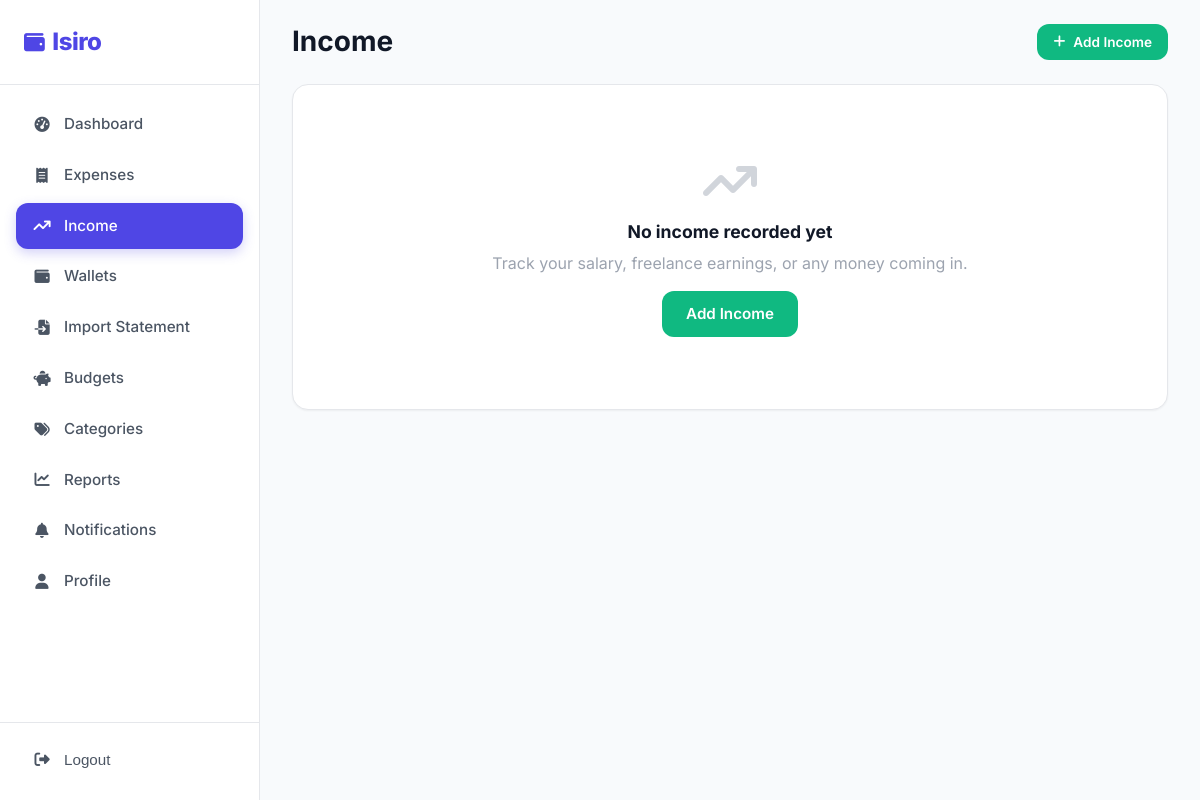
Page /income/ (signed in) on the earlier database version.
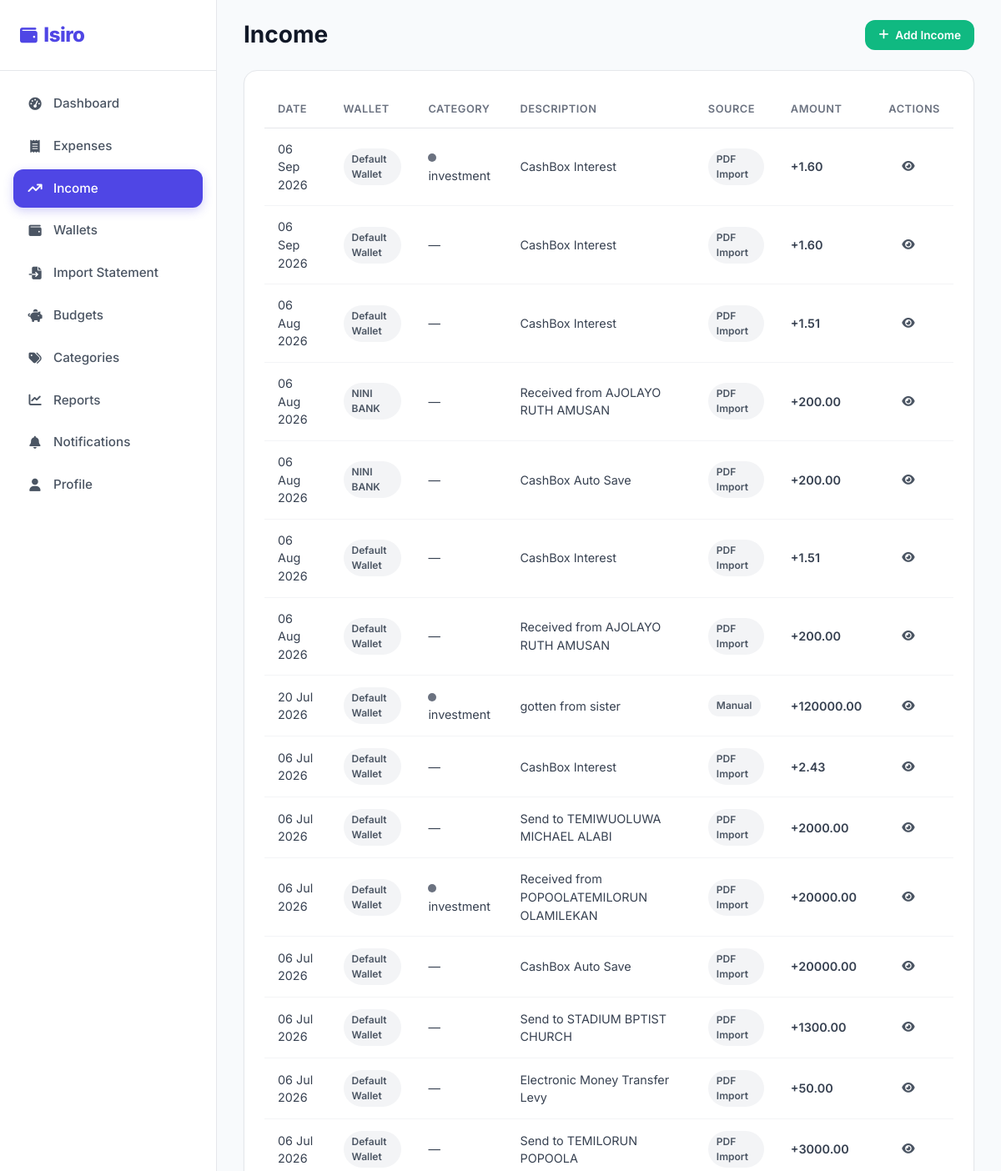
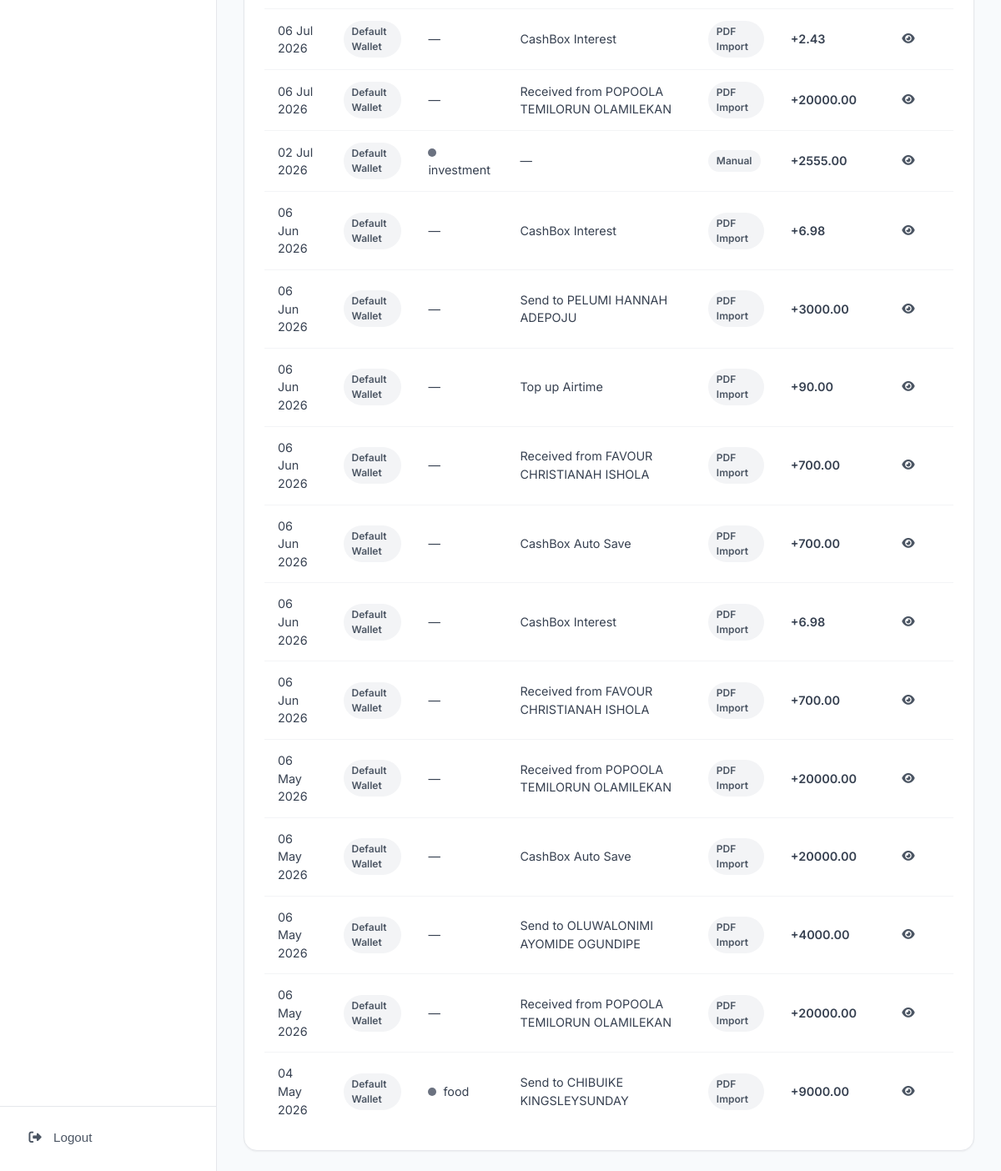
Same page on the later database version (2 pictures, top to bottom).
### expenses/models.py (models this page shows, shortened)
class Expense(models.Model):
    class TransactionType(models.TextChoices):
        EXPENSE = "expense", "Expense"
        INCOME = "income", "Income"
    class Source(models.TextChoices):
        MANUAL = "manual", "Manual"
        PDF = "pdf", "PDF Import"
        CSV = "csv", "CSV Import"
        OCR = "ocr", "OCR Import"
    class PaymentMethod(models.TextChoices):
        CASH = "cash", "Cash"
        CARD = "card", "Card"
        BANK = "bank", "Bank Transfer"
        MOBILE = "mobile", "Mobile Money"
        OTHER = "other", "Other"
    class Status(models.TextChoices):
        PENDING = "pending", "Pending"
        COMPLETED = "completed", "Completed"
        FAILED = "failed", "Failed"
    user = models.ForeignKey(
        settings.AUTH_USER_MODEL,
        on_delete=models.CASCADE,
        related_name="expenses",
    )
    wallet = models.ForeignKey(
        Wallet,
        on_delete=models.CASCADE,
        related_name="expenses",
    )
    amount = models.DecimalField(max_digits=12, decimal_places=2)
    date = models.DateField()
    category = models.ForeignKey(
        Category, on_delete=models.SET_NULL, null=True, related_name="expenses",
    )
    description = models.CharField(max_length=255, blank=True)
    transaction_type = models.CharField(
        max_length=10, choices=TransactionType.choices, default=TransactionType.EXPENSE,
    )
    payment_method = models.CharField(
        max_length=10, choices=PaymentMethod.choices, default=PaymentMethod.CASH,
    )
    source = models.CharField(
        max_length=10, choices=Source.choices, default=Source.MANUAL,
    )
    attachment = models.FileField(
        upload_to="attachments/", blank=True, null=True)
    merchant_name = models.CharField(max_length=150, blank=True)
    location = models.CharField(max_length=255, blank=True)
    notes = models.TextField(blank=True)
    status = models.CharField(
        max_length=10, choices=Status.choices, default=Status.COMPLETED,
    )
    created_at = models.DateTimeField(auto_now_add=True)
    updated_at = models.DateTimeField(auto_now=True)
    class Meta:
        ordering = ["-date", "-created_at"]
        indexes = [
            models.Index(fields=["user", "date"]),
            models.Index(fields=["user", "transaction_type"]),
        ]

class Wallet(models.Model):
    class AccountType(models.TextChoices):
        CASH = "cash", "Cash"
        BANK = "bank", "Bank Account"
        MOBILE = "mobile", "Mobile Money"
        CARD = "card", "Credit Card"
        SAVINGS = "savings", "Savings"
        OTHER = "other", "Other"
    user = models.ForeignKey(
        settings.AUTH_USER_MODEL,
        on_delete=models.CASCADE,
        related_name="wallets",
    )
    name = models.CharField(max_length=120)
    account_type = models.CharField(
        max_length=12,
        choices=AccountType.choices,
        default=AccountType.CASH,
    )
    opening_balance = models.DecimalField(
        max_digits=12, decimal_places=2, default=0)
    current_balance = models.DecimalField(
        max_digits=12, decimal_places=2, default=0)
    currency = models.CharField(max_length=10, default="USD")
    description = models.CharField(max_length=255, blank=True)
    is_active = models.BooleanField(default=True)
    created_at = models.DateTimeField(auto_now_add=True)
    updated_at = models.DateTimeField(auto_now=True)
    class Meta:
        ordering = ["name"]
        constraints = [
            models.UniqueConstraint(
                fields=["user", "name"], name="unique_wallet_name_per_user"),
        ]

class Category(models.Model):
    name = models.CharField(max_length=80)
    icon = models.CharField(max_length=50, default="fa-tag")
    color = models.CharField(max_length=20, default="#6B7280")
    is_default = models.BooleanField(default=False)
    user = models.ForeignKey(
        settings.AUTH_USER_MODEL,
        on_delete=models.CASCADE,
        related_name="categories",
        null=True,
        blank=True,
    )
    created_at = models.DateTimeField(auto_now_add=True)
    class Meta:
        verbose_name_plural = "Categories"
        ordering = ["name"]
        constraints = [
            models.UniqueConstraint(
                fields=["name", "user"], name="unique_category_per_user",
            ),
        ]

### expenses/views_income.py (the view)
class IncomeListView(LoginRequiredMixin, View):
    login_url = "users:login"
    template_name = "income/income_list.html"
    def get(self, request):
        incomes = Expense.objects.filter(
            user=request.user,
            transaction_type=Expense.TransactionType.INCOME,
        ).select_related("category")
        return render(request, self.template_name, {"incomes": incomes, "currency": request.user.currency})

### templates/income/income_list.html (shortened to what this page needs)
{% extends "base.html" %}
{% load static %}
{% block body_class %}app-page{% endblock %}
{% block content %}
<div class="app-layout">
  {% include "partials/sidebar.html" with active="income" %}
  <main class="main-content">
    <div class="topbar">
      <div style="display: flex; align-items: center; gap: 16px">
        <h1>Income</h1>
      </div>
      <div class="topbar-actions">
        <a href="{% url 'income:income_add' %}" class="btn btn-success btn-sm">
          <i class="fas fa-plus"></i> Add Income
        </a>
      </div>
    </div>
    <div class="txn-section">
      {% if incomes %}
      <div class="table-wrap">
        <table class="data-table">
          <thead>
            <tr>
              <th>Date</th>
              <th>Wallet</th>
              <th>Category</th>
              <th>Description</th>
              <th>Source</th>
              <th>Amount</th>
              <th>Actions</th>
            </tr>
          </thead>
          <tbody>
            {% for i in incomes %}
            <tr>
              <td>{{ i.date|date:"d M Y" }}</td>
              <td>
                {% if i.wallet %}<span class="badge badge-source"
                  >{{ i.wallet.name }}</span
                >{% else %}—{% endif %}
              </td>
              <td>
                {% if i.category %}<span
                  class="cat-dot"
                  style="background:{{ i.category.color }};"
                ></span
                >{{ i.category.name }}{% else %}—{% endif %}
              </td>
              <td>
                <a
                  href="{% url 'income:income_detail' i.id %}"
                  style="color: inherit"
                  >{{ i.description|default:"—" }}</a
                >
              </td>
              <td>
                <span class="badge badge-source"
                  >{{ i.get_source_display }}</span
                >
              </td>
              <td class="amount-income">+{{ i.amount|floatformat:2 }}</td>
              <td>
                <a
                  href="{% url 'income:income_detail' i.id %}"
                  class="btn btn-ghost btn-sm"
                  ><i class="fas fa-eye"></i
                ></a>
              </td>
            </tr>
            {% endfor %}
          </tbody>
        </table>
      </div>
      {% else %}
      <div class="empty-state">
        <i class="fas fa-arrow-trend-up"></i>
        <h3>No income recorded yet</h3>
        <p>Track your salary, freelance earnings, or any money coming in.</p>
        <a
          href="{% url 'income:income_add' %}"
          class="btn btn-success"
          style="margin-top: 16px"
          ><span class="btn-text">Add Income</span></a
        >
      </div>
      {% endif %}
    </div>
  </main>
</div>
{% include "partials/bottom_nav.html" with active="income" %} {% endblock %}

Differences in the rows shown:
added Expense: date "06 Sep 2026", wallet.name "Default Wallet", category.name "investment", description "CashBox Interest", source "PDF Import", amount "1.60"
added Expense: date "06 Sep 2026", wallet.name "Default Wallet", description "CashBox Interest", source "PDF Import", amount "1.60"
added Expense: date "06 Aug 2026", wallet.name "Default Wallet", description "CashBox Interest", source "PDF Import", amount "1.51"
added Expense: date "06 Aug 2026", wallet.name "NINI BANK", description "Received from AJOLAYO RUTH AMUSAN", source "PDF Import", amount "200.00"
added Expense: date "06 Aug 2026", wallet.name "NINI BANK", description "CashBox Auto Save", source "PDF Import", amount "200.00"
added Expense: date "06 Aug 2026", wallet.name "Default Wallet", description "CashBox Interest", source "PDF Import", amount "1.51"
added Expense: date "06 Aug 2026", wallet.name "Default Wallet", description "Received from AJOLAYO RUTH AMUSAN", source "PDF Import", amount "200.00"
added Expense: date "20 Jul 2026", wallet.name "Default Wallet", category.name "investment", description "gotten from sister", source "Manual", amount "120000.00"
added Expense: date "06 Jul 2026", wallet.name "Default Wallet", description "CashBox Interest", source "PDF Import", amount "2.43"
added Expense: date "06 Jul 2026", wallet.name "Default Wallet", description "Send to TEMIWUOLUWA MICHAEL ALABI", source "PDF Import", amount "2000.00"
added Expense: date "06 Jul 2026", wallet.name "Default Wallet", category.name "investment", description "Received from POPOOLATEMILORUN OLAMILEKAN", source "PDF Import", amount "20000.00"
added Expense: date "06 Jul 2026", wallet.name "Default Wallet", description "CashBox Auto Save", source "PDF Import", amount "20000.00"
added Expense: date "06 Jul 2026", wallet.name "Default Wallet", description "Send to STADIUM BPTIST CHURCH", source "PDF Import", amount "1300.00"
added Expense: date "06 Jul 2026", wallet.name "Default Wallet", description "Electronic Money Transfer Levy", source "PDF Import", amount "50.00"
added Expense: date "06 Jul 2026", wallet.name "Default Wallet", description "Send to TEMILORUN POPOOLA", source "PDF Import", amount "3000.00"
added Expense: date "06 Jul 2026", wallet.name "Default Wallet", description "CashBox Interest", source "PDF Import", amount "2.43"
added Expense: date "06 Jul 2026", wallet.name "Default Wallet", description "Received from POPOOLA TEMILORUN OLAMILEKAN", source "PDF Import", amount "20000.00"
added Expense: date "02 Jul 2026", wallet.name "Default Wallet", category.name "investment", description "—", source "Manual", amount "2555.00"
added Expense: date "06 Jun 2026", wallet.name "Default Wallet", description "CashBox Interest", source "PDF Import", amount "6.98"
added Expense: date "06 Jun 2026", wallet.name "Default Wallet", description "Send to PELUMI HANNAH ADEPOJU", source "PDF Import", amount "3000.00"
added Expense: date "06 Jun 2026", wallet.name "Default Wallet", description "Top up Airtime", source "PDF Import", amount "90.00"
added Expense: date "06 Jun 2026", wallet.name "Default Wallet", description "Received from FAVOUR CHRISTIANAH ISHOLA", source "PDF Import", amount "700.00"
added Expense: date "06 Jun 2026", wallet.name "Default Wallet", description "CashBox Auto Save", source "PDF Import", amount "700.00"
added Expense: date "06 Jun 2026", wallet.name "Default Wallet", description "CashBox Interest", source "PDF Import", amount "6.98"
added Expense: date "06 Jun 2026", wallet.name "Default Wallet", description "Received from FAVOUR CHRISTIANAH ISHOLA", source "PDF Import", amount "700.00"
added Expense: date "06 May 2026", wallet.name "Default Wallet", description "Received from POPOOLA TEMILORUN OLAMILEKAN", source "PDF Import", amount "20000.00"
added Expense: date "06 May 2026", wallet.name "Default Wallet", description "CashBox Auto Save", source "PDF Import", amount "20000.00"
added Expense: date "06 May 2026", wallet.name "Default Wallet", description "Send to OLUWALONIMI AYOMIDE OGUNDIPE", source "PDF Import", amount "4000.00"
added Expense: date "06 May 2026", wallet.name "Default Wallet", description "Received from POPOOLA TEMILORUN OLAMILEKAN", source "PDF Import", amount "20000.00"
added Expense: date "04 May 2026", wallet.name "Default Wallet", category.name "food", description "Send to CHIBUIKE KINGSLEYSUNDAY", source "PDF Import", amount "9000.00"
Other differences:
text no longer shown: "No income recorded yet Track your salary, freelance earnings, or any money coming in. Add Income"
text now shown: "DATE WALLET CATEGORY DESCRIPTION SOURCE AMOUNT ACTIONS"
